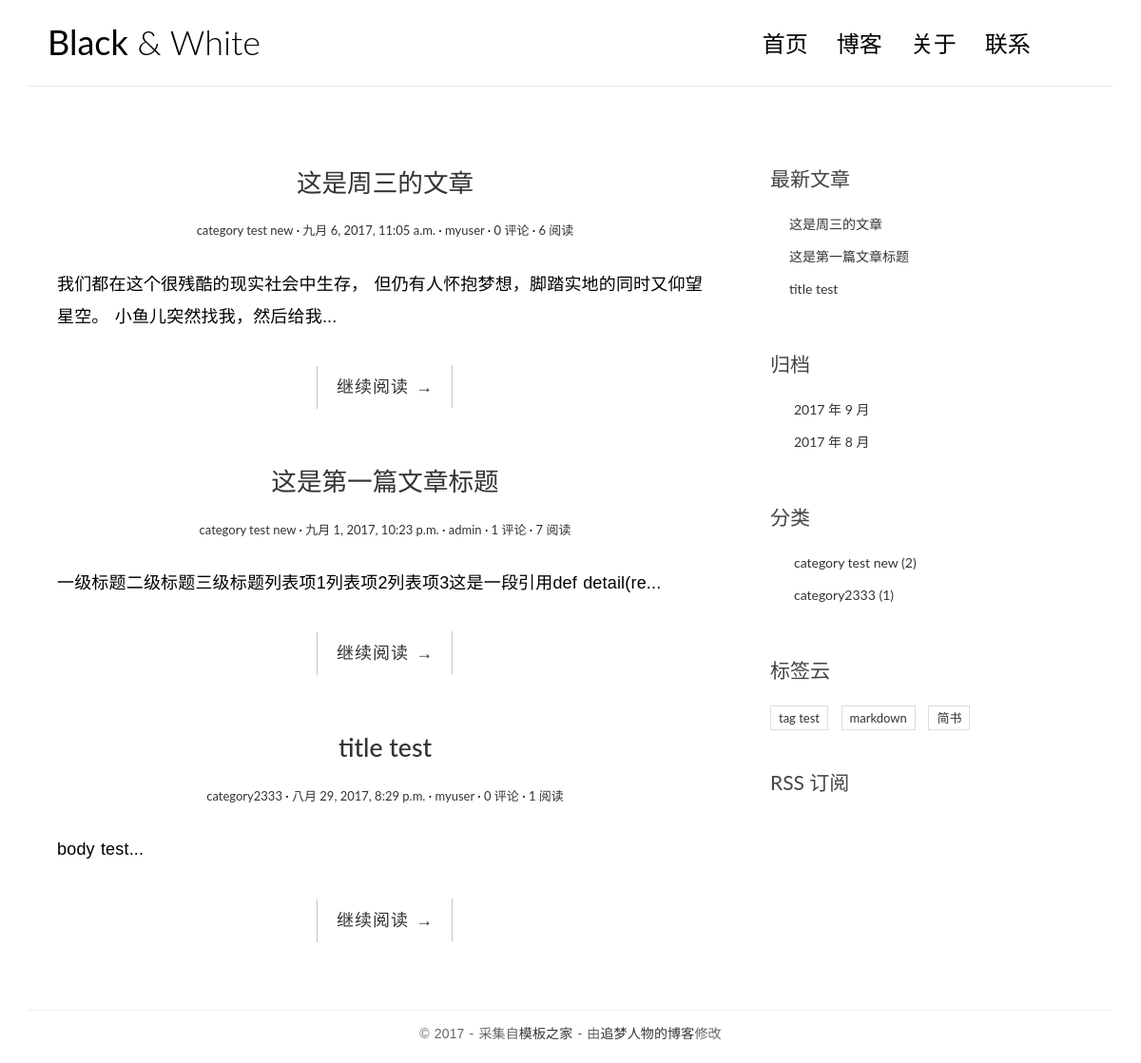
Before: / with the older database file.
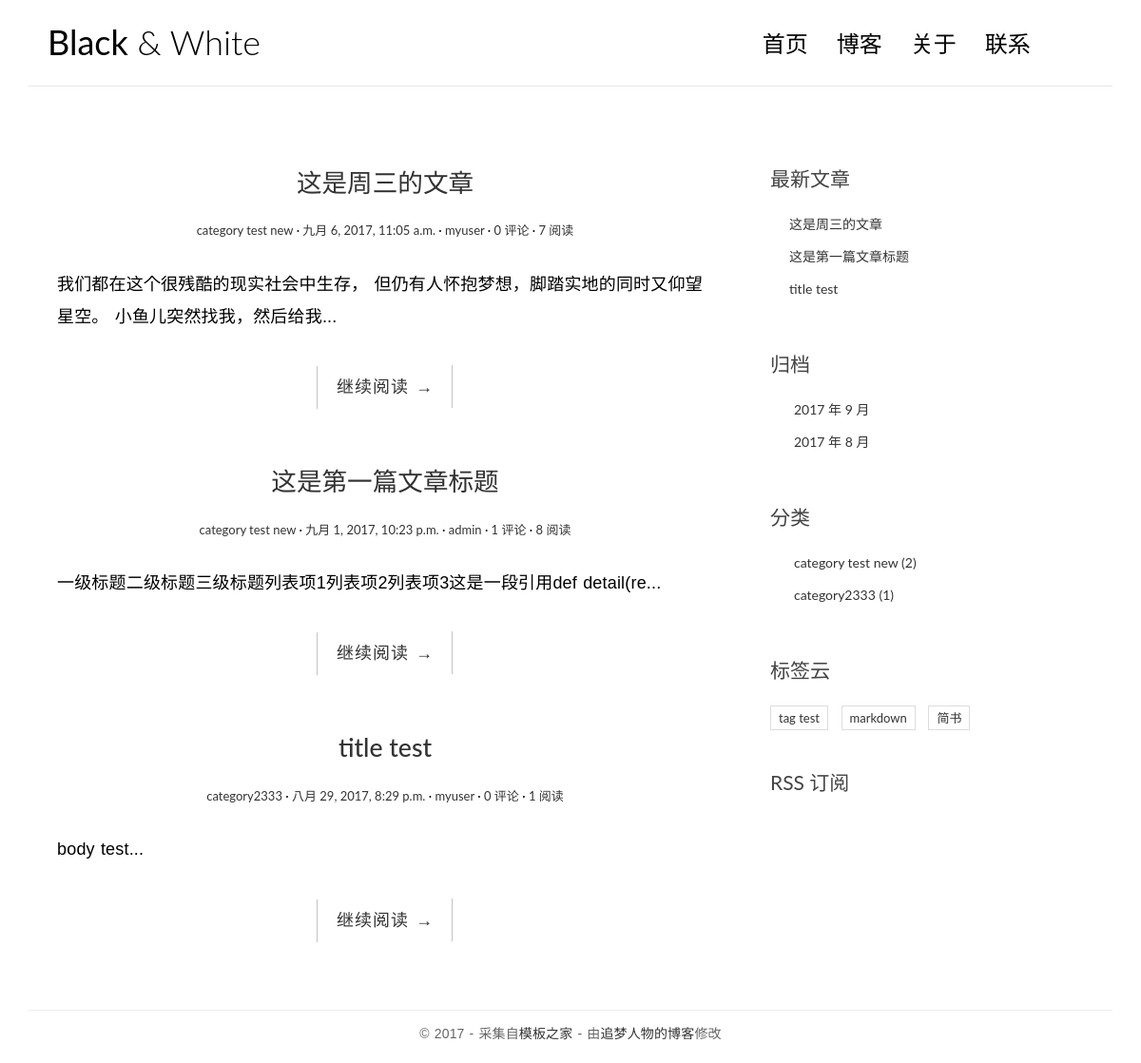
After: the same page with the newer database file.
### blog/models.py (models this page shows, shortened)
@python_2_unicode_compatible
class Post(models.Model):
    title = models.CharField(max_length=70)
    body = models.TextField()
    created_time = models.DateTimeField()
    modified_time = models.DateTimeField()
    excerpt = models.CharField(max_length=200, blank=True)
    views = models.PositiveIntegerField(default=0)
    category = models.ForeignKey(Category)
    tags = models.ManyToManyField(Tag, blank=True)
    author = models.ForeignKey(User)
    def get_absolute_url(self):
        return reverse('blog:detail', kwargs={'pk': self.pk})
    class Meta:
        ordering = ['-created_time']

@python_2_unicode_compatible
class Category(models.Model):
    name = models.CharField(max_length=100)

@python_2_unicode_compatible
class Tag(models.Model):
    name = models.CharField(max_length=100)

### blog/views.py (the view, shortened to what this page needs)
# urls.py: url(r'^$', views.IndexView.as_view(), name='index'),
class IndexView(ListView):
    model = Post
    template_name = 'blog/index.html'
    context_object_name = 'post_list'
    paginate_by = 10
    def get_context_data(self, **kwargs):
        context = super(IndexView, self).get_context_data(**kwargs)
        paginator = context.get('paginator')
        page = context.get('page_obj')
        is_paginated = context.get('is_paginated')
        pagination_data = self.pagination_data(paginator, page, is_paginated)
        context.update(pagination_data)
        return context
    def pagination_data(self, paginator, page, is_paginated):
        if not is_paginated:
            return {}

### blog/templatetags/blog_tags.py (called while the page is built)
@register.simple_tag
def get_recent_posts(num=5):
    return Post.objects.all()[:num]

@register.simple_tag
def archives():
    return Post.objects.dates('created_time', 'month', order='DESC')

@register.simple_tag
def get_categories():
    return Category.objects.annotate(num_posts=Count('post')).filter(num_posts__gt=0)

@register.simple_tag
def get_tags():
    return Tag.objects.annotate(num_posts=Count('post')).filter(num_posts__gt=0)

### templates/blog/index.html (shortened to what this page needs)
{% extends 'base.html' %}
{% block main %}
    {% for post in post_list %}
        <article class="post post-{{ post.pk }}">
            <header class="entry-header">
                <h1 class="entry-title">
                    <a href="{{ post.get_absolute_url }}">{{ post.title }}</a>
                </h1>
                <div class="entry-meta">
                    <span class="post-category">
                        <a href="{% url 'blog:category' post.category.pk %}">{{ post.category.name }}</a></span>
                    <span class="post-date"><a href="#"><time class="entry-date"
                                                              datetime="{{ post.created_time }}">{{ post.created_time }}</time></a></span>
                    <span class="post-author"><a href="#">{{ post.author }}</a></span>
                    <span class="comments-link">
                        <a href="{{ post.get_absolute_url }}#comment-area">{{ post.comment_set.count }} 评论</a></span>
                    <span class="views-count"><a href="{{ post.get_absolute_url }}">{{ post.views }} 阅读</a></span>
                </div>
            </header>
            <div class="entry-content clearfix">
                <p>{{ post.excerpt }}...</p>
                <div class="read-more cl-effect-14">
                    <a href="{{ post.get_absolute_url }}" class="more-link">继续阅读 <span class="meta-nav">→</span></a>
                </div>
            </div>
        </article>
    {% empty %}
        <div class="no-post">暂时还没有发布的文章！</div>
    {% endfor %}
{% endblock main %}

### templates/base.html (shortened to what this page needs)
{% load staticfiles %}
{% load blog_tags %}
<!DOCTYPE html>
<html>
<head>
    <link rel="stylesheet" href="http://code.ionicframework.com/ionicons/2.0.1/css/ionicons.min.css">
    <link href="https://cdn.bootcss.com/bootstrap/3.3.7/css/bootstrap.min.css" rel="stylesheet">
    <link rel="stylesheet" href="{% static 'blog/css/pace.css' %}">
    <link rel="stylesheet" href="{% static 'blog/css/custom.css' %}">
    <link rel="stylesheet" href="{% static 'blog/css/highlights/github.css' %}">
</head>
<body>
<div class="container">
    <header id="site-header">
        <div class="row">
            <div class="col-md-4 col-sm-5 col-xs-8">
                <div class="logo">
                    <h1><a href="{% url 'blog:index' %}"><b>Black</b> &amp; White</a></h1>
                </div>
            </div>
            <div class="col-md-8 col-sm-7 col-xs-4">
                <nav class="main-nav" role="navigation">
                    <div class="collapse navbar-collapse" id="bs-example-navbar-collapse-1">
                        <ul class="nav navbar-nav navbar-right">
                            <li class="cl-effect-11"><a href="{% url 'blog:index' %}" data-hover="首页">首页</a></li>
                            <li class="cl-effect-11"><a href="#" data-hover="博客">博客</a></li>
                            <li class="cl-effect-11"><a href="#" data-hover="关于">关于</a></li>
                            <li class="cl-effect-11"><a href="#" data-hover="联系">联系</a></li>
                        </ul>
                    </div>
                </nav>
            </div>
        </div>
    </header>
</div>
<div class="content-body">
    <div class="container">
        <div class="row">
            <main class="col-md-8">
                {% block main %}
                {% endblock main %}
            </main>
            <aside class="col-md-4">
                <div class="widget widget-recent-posts">
                    <h3 class="widget-title">最新文章</h3>
                    {% get_recent_posts as recent_post_list %}
                    <ul>
                        {% for post in recent_post_list %}
                            <li>
                                <a href="{{ post.get_absolute_url }}">{{ post.title }}</a>
                            </li>
                        {% empty %}
                            暂无文章！
                        {% endfor %}
                    </ul>
                </div>
                <div class="widget widget-archives">
                    <h3 class="widget-title">归档</h3>
                    {% archives as date_list %}
                    <ul>
                        {% for date in date_list %}
                            <li>
                                <a href="{% url 'blog:archives' date.year date.month %}">{{ date.year }}
                                    年 {{ date.month }} 月</a>
                            </li>
                        {% empty %}
                            暂无归档！
                        {% endfor %}
                    </ul>
                </div>
                <div class="widget widget-category">
                    <h3 class="widget-title">分类</h3>
                    {% get_categories as category_list %}
                    <ul>
                        {% for category in category_list %}
                            <li>
                                <a href="{% url 'blog:category' category.pk %}">{{ category.name }} <span
                                        class="post-count">({{ category.num_posts }})</span></a>
                            </li>
                        {% empty %}
                            暂无分类！
                        {% endfor %}
                    </ul>
                </div>
                <div class="widget widget-tag-cloud">
                    <h3 class="widget-title">标签云</h3>
                    {% get_tags as tag_list %}
                    <ul>
                        {% for tag in tag_list %}
                            <li>
                                <a href="{% url 'blog:tag' tag.pk %}">{{ tag.name }}</a>
                            </li>
                        {% empty %}
                            暂无标签！
                        {% endfor %}
                    </ul>
                </div>
                <div class="rss">
                    <a href="{% url 'rss' %}"> RSS 订阅</a>
                </div>
            </aside>
        </div>
    </div>
</div>
<footer id="site-footer">
    <div class="container">
        <div class="row">
            <div class="col-md-12">
                <p class="copyright">&copy 2017 - 采集自<a href="http://www.cssmoban.com/"
                                                        target="_blank" title="模板之家">模板之家</a>
                    - 由<a href="http://zmrenwu.com/" title="网页模板" target="_blank">追梦人物的博客</a>修改
                </p>
            </div>
        </div>
    </div>
</footer>
</body>
</html>

### blog/static/blog/css/custom.css (style rules this page uses)
* { outline: none; }
h1, h2, h3, h4, h5, h6 { margin-top: 0; }
b { font-weight: 400; }
a { color: #333; }
body { color: #444; font-family: 'Lato', sans-serif; }
p { font-family: 'Ubuntu', sans-serif; font-weight: 400; word-spacing: 1px; letter-spacing: 0.01em; }
#site-header { background-color: #FFF; padding: 25px 20px; margin-bottom: 40px; border-bottom: 1px solid #e7e7e7; }
.logo h1 a { color: #000; }
.logo h1 { margin: 0; font-family: 'Lato', sans-serif; font-weight: 300; }
.main-nav { margin-top: 11px; max-width: 95%; }
.main-nav a { color: #000000 !important; padding: 0 0 5px 0 !important; margin-right: 30px; font-family: 'Lato', sans-serif; font-weight: 300; font-size: 24px; }
.cl-effect-11 a { padding: 10px 0; color: #0972b4; text-shadow: none; }
.cl-effect-11 a::before { position: absolute; top: 0; left: 0; overflow: hidden; padding: 0 0 5px 0 !important; max-width: 0; border-bottom: 1px solid #000; color: #000; content: attr(data-hover); white-space: nowrap; -webkit-transition: max-width 0.5s; -moz-transition: max-width 0.5s; transition: max-width 0.5s; }
.content-body { padding-bottom: 4em; }
.post { background: #fff; padding: 30px 30px 0; }
.entry-title { text-align: center; font-size: 1.9em; margin-bottom: 20px; line-height: 1.6; padding: 10px 20px 0; }
.entry-meta { text-align: center; color: #DDDDDD; font-size: 13px; margin-bottom: 30px; }
.entry-content { font-size: 18px; line-height: 1.9; font-weight: 300; color: #000; }
.post-category::after, .post-date::after, .post-author::after, .comments-link::after { content: ' ·'; color: #000; }
.read-more { font-family: 'Ubuntu', sans-serif; font-weight: 400; word-spacing: 1px; letter-spacing: 0.01em; text-align: center; margin-top: 20px; }
.cl-effect-14 a { padding: 0 20px; height: 45px; line-height: 45px; position: relative; display: inline-block; margin: 15px 25px; letter-spacing: 1px; font-weight: 400; text-shadow: 0 0 1px rgba(255, 255, 255, 0.3); }
.cl-effect-14 a::before, .cl-effect-14 a::after { position: absolute; width: 45px; height: 1px; background: #C3C3C3; content: ''; -webkit-transition: all 0.3s; -moz-transition: all 0.3s; transition: all 0.3s; pointer-events: none; }
.cl-effect-14 a::before { top: 0; left: 0; -webkit-transform: rotate(90deg); -moz-transform: rotate(90deg); transform: rotate(90deg); -webkit-transform-origin: 0 0; -moz-transform-origin: 0 0; transform-origin: 0 0; }
.cl-effect-14 a::after { right: 0; bottom: 0; -webkit-transform: rotate(90deg); -moz-transform: rotate(90deg); transform: rotate(90deg); -webkit-transform-origin: 100% 0; -moz-transform-origin: 100% 0; transform-origin: 100% 0; }
.widget { background: #fff; padding: 30px 0 0; }
.widget-title { font-size: 1.5em; margin-bottom: 20px; line-height: 1.6; padding: 10px 0 0; font-weight: 400; }
.widget-recent-posts ul { padding: 0; margin: 0; padding-left: 20px; }
.widget-recent-posts ul li { list-style-type: none; position: relative; line-height: 170%; margin-bottom: 10px; }
.widget-recent-posts ul li::before { content: '\f3d3'; font-family: "Ionicons"; position: absolute; left: -17px; top: 3px; font-size: 16px; color: #000; }
.widget-archives ul { padding: 0; margin: 0; padding-left: 25px; }
.widget-archives ul li { list-style-type: none; position: relative; line-height: 170%; margin-bottom: 10px; }
.widget-archives ul li::before { content: '\f3f3'; font-family: "Ionicons"; position: absolute; left: -25px; top: 1px; font-size: 16px; color: #000; }
.widget-category ul { padding: 0; margin: 0; padding-left: 25px; }
.widget-category ul li { list-style-type: none; position: relative; line-height: 170%; margin-bottom: 10px; }
.widget-category ul li::before { content: '\f3fe'; font-family: "Ionicons"; position: absolute; left: -25px; top: 1px; font-size: 18px; color: #000; }
.widget-tag-cloud ul { padding: 0; margin: 0; margin-right: -10px; }
.widget-tag-cloud ul li { list-style-type: none; font-size: 13px; display: inline-block; margin-right: 10px; margin-bottom: 10px; padding: 3px 8px; border: 1px solid #ddd; }
.rss { font-size: 21px; margin-top: 30px; }
.rss a { color: #444; }
#site-footer { padding-top: 10px; padding: 0 0 1.5em 0; }
.copyright { text-align: center; padding-top: 1em; margin: 0; border-top: 1px solid #eee; color: #666; }

Changed rows visible on the page:
changed Post "这是周三的文章": views "6" → "7"
changed Post "这是第一篇文章标题": views "7" → "8"
